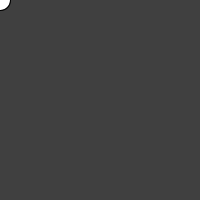
Frame 1 (no input)
Frame 60 (the mouse pressed at the canvas centre just before this capture): identical to frame 1, image omitted
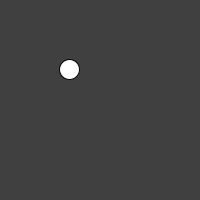
Frame 120 (the mouse held since frame 60 and released just before this capture)

The Processing sketch that drew these frames (run headless with seeded random() and noise(); from frame 60 on, the mouse is pressed at the canvas centre):

// Processing sketch: processing_130022
// ── processing_130022.pde

//These are global variables. In this case
//it's not because I need to use them in more
//than one function. It's because I can't declare
//them in the draw() function or they will forget
//their values every time.

//They represent a sort of invisible pen, tracking
//the point where the ellipse will be drawn on
//each frame.
float penX, penY = 0;

void setup() {
  size (200, 200);
  fill(255,255,255);
}


void draw() {
  //Redraw the background. This covers up previous
  //frames and allows me to create the illusion of motion.
  background(64,64,64);
  //Draw an ellipse based on the last round of values.
  ellipse(penX, penY, 20, 20);
  
  //Here's the lerp function. It calculates a number
  //that is about 2% of the way from where the ellipse
  //was drawn (on the horizontal axis) to where the mouse
  //is (also on the horizontal axis). The arguments can be
  //summarized as source, target, and step.
  
  //Here the source is the position of the "pen", the
  //target is the mouse position, and the step is 0.02,
  //which is rather small and produces a slow, lazy-looking
  //follow. Higher values will make the ball appear more
  //responsive.
  
  penX = lerp(penX, mouseX, 0.02);
  println("mouseX is "+mouseX+"; penX is "+penX);
  penY = lerp(penY, mouseY, 0.02);
  
  //This line, if you un-comment it, will create a 
  //sort of invisible wall for the ball. Its effect
  //is that penY (where we draw the ellipse) is never
  //in the bottom half of the screen.
  //penY = constrain(penY, 0, height/2);
  
}
